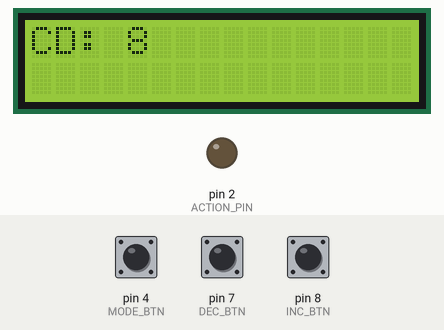
Simulated run of this sketch. Board: Arduino Uno, built with avr-gcc and run on an emulated ATmega328P. Parts: 16×2 character LCD, output pins drawn as LEDs (lit = HIGH). Inputs (shaded band) come from the test bench; at power-on: pin 4 (MODE_BTN) HIGH, pin 8 (INC_BTN) HIGH, pin 7 (DEC_BTN) HIGH.

Above: at 1.2 s.
1.3 s: pin 4 (MODE_BTN) pulsed LOW 5 times (0.12 s each, 0.3 s apart)
At 3.9 s:
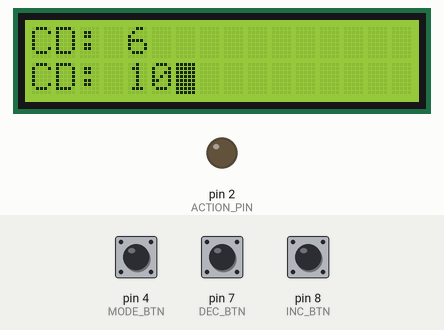
4.6 s: pin 8 (INC_BTN) pulled LOW for 1 s
At 6.9 s:
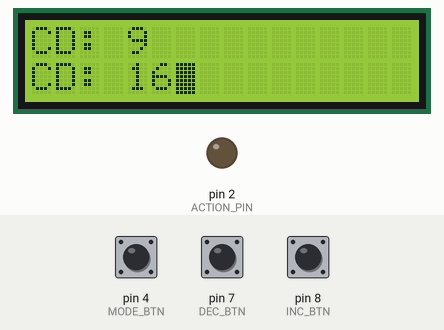
8.6 s: pin 7 (DEC_BTN) pulled LOW for 1 s
At 11.8 s:
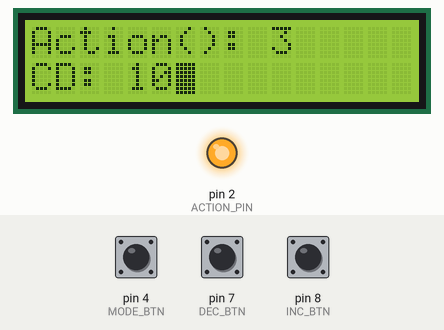
12.6 s: pin 4 (MODE_BTN) pulled LOW for 0.15 s
At 13.5 s:
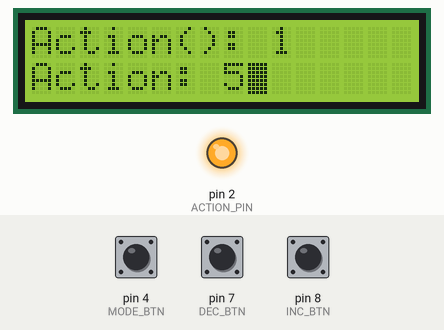
15.7 s: pin 7 (DEC_BTN) pulled LOW for 3.2 s
At 17.7 s:
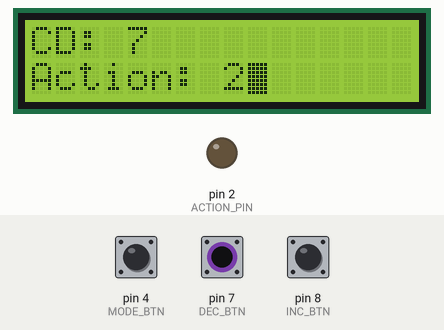
21.9 s: pin 4 (MODE_BTN) pulled LOW for 1 s
At 26.2 s:
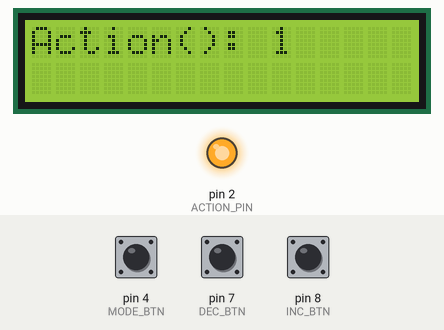
Timing chart, 0 to 26.9 s (numbered marks = the images above; inputs shaded):
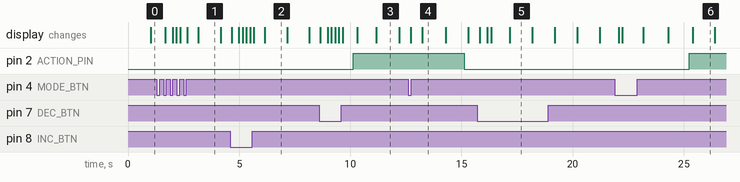

The sketch:

timer_switch.ino
```cpp
//#define DEBUG_ME 1
#include <Arduino.h>
#include <Wire.h>
#include <hd44780.h>                       // main hd44780 header
#include <hd44780ioClass/hd44780_I2Cexp.h> // i2c expander i/o class header
#include <EnableInterrupt.h>

hd44780_I2Cexp lcd; // declare lcd object: auto locate & config expander chip

// LCD geometry
const int LCD_COLS = 16;
const int LCD_ROWS = 2;

//interrupt changed variables need to be volatile
volatile unsigned long countdown = 10;
volatile unsigned long action_duration = 5;

//Modes are 1) count down 2) action count down 3) editing count down length 4) editing action length
//editing can be done at any time; there are three buttons on this device, 1 for increment, 1 for dec,
//and 1 for entering edit mode and also changing edit cd/ac.
boolean mode_cd = true;
boolean edit_mode = false;
boolean em_cd = false;
boolean em_ac = false;
boolean action_on = false;

unsigned long last_button_change = 0;
const int DEBOUNCE_INTERVAL = 150;
const int MIN_COUNTDOWN = 2; //2 second minimum for any cd/ac
const int MAX_COUNTDOWN = 32767;
const int INC_BTN = 8;
const int DEC_BTN = 7;
const int MODE_BTN = 4;
const int ACTION_PIN = 2;
//variables consigned for dealing with button inc/dec acceleration
int btn_acl = 1;
const int BTN_POLL_TIME = 1000; // poll every 1000 milliseconds
int btn_last_poll = 0;
int btn_held_sec = 0;

void setup(){
    int status;

    Serial.begin(9600);
    pinMode(MODE_BTN,INPUT_PULLUP);
    pinMode(DEC_BTN,INPUT_PULLUP);
    pinMode(INC_BTN,INPUT_PULLUP);
	pinMode(ACTION_PIN, OUTPUT);

    status = lcd.begin(LCD_COLS, LCD_ROWS);
	if(status) // non zero status means it was unsuccessful
	{
		status = -status; // convert negative status value to positive number

		// begin() failed so blink error code using the onboard LED if possible
		hd44780::fatalError(status); // does not return
	}

	enableInterrupt(4, edit_mode_func, FALLING);
    enableInterrupt(INC_BTN, inc_func, FALLING);
    enableInterrupt(DEC_BTN, dec_func, FALLING);


}

void inc_func(){
    if(!debounce()){
        return;
    }

    if(!edit_mode){
        return;
    }

    if(em_cd){
        countdown += check_limits_inc(countdown, btn_acl);
    }else if(em_ac){
        action_duration += check_limits_inc(action_duration, btn_acl);
    }
}

void dec_func(){
	if(!debounce()){
        return;
    }

    if(!edit_mode){
        return;
    }

	//Limit of 2 seconds for count down durations
    if(em_cd){
        countdown -= check_limits_dec(countdown, btn_acl);
    }else if(em_ac){
        action_duration -= check_limits_dec(action_duration, btn_acl);
    }
}

boolean debounce(){
    if(!last_button_change){
        last_button_change = millis();
    }

    if(millis() - last_button_change > DEBOUNCE_INTERVAL){
        last_button_change = millis();
        return true; // Okay, we treat this as a valid signal
    }
    return false;
}

//Enters edit mode, sets global variables to signal state
void edit_mode_func(){

    if(!debounce()){
        return;
    }

	//start by editing duration first
    if(!em_cd && !em_ac){
        em_cd = true;
    }
    else if(em_cd){
        em_cd = false;
        em_ac = true;
    }else if(em_ac){
        em_ac = false;
		//should edits be saved here?
    }

    if(em_cd || em_ac){
        edit_mode = true;
    }else{
        edit_mode = false;
    }
}

unsigned long check_limits_inc(unsigned long timer, int x){
	if(timer+x > MAX_COUNTDOWN) return 0;
	return x;
}

unsigned long check_limits_dec(unsigned long timer, int x){
	if((int)timer-x < MIN_COUNTDOWN) return 0;
	return x;
}

void button_acceleration(){

	if(!edit_mode){
		return;
	}

	//This is necessary to ensure that a button that was just pressed and inc/dec through an interrupt
	//is not inc/dec again. Here the debounce interval is used to wait at least this amount of time
	//before registering the button again.
	if(millis() - last_button_change <= DEBOUNCE_INTERVAL){
		return;
	}

	//Here I have reversed the logic because when activated due to pullup resistors
	//a pin will register as a LOW
	int inc_pin = !digitalRead(INC_BTN);
	int dec_pin = !digitalRead(DEC_BTN);


	if(inc_pin || dec_pin){

		if(em_cd){
			if(inc_pin){
				countdown += check_limits_inc(countdown, btn_acl);
			}
			else if(dec_pin){
				countdown -= check_limits_dec(countdown, btn_acl);
			}
		}
		else if(em_ac){
			if(inc_pin){
				action_duration += check_limits_inc(action_duration, btn_acl);
			}
			else if(dec_pin){
				action_duration -= check_limits_dec(action_duration, btn_acl);
			}
		}

		//increase acceleration after 5 seconds, max at 30 sec
		btn_held_sec++;

		if(!(btn_held_sec % 30)){
			Serial.print(btn_held_sec);
			if(btn_acl < 1000){
				btn_acl=1000;
			}
		}
		else if(!(btn_held_sec % 5)){
			if(btn_acl < 100) {
				btn_acl*=10;
			}
		}
	}
	else{
		btn_acl = 1;
		btn_held_sec = 0;
	}
}

//updates lcd screen. checks to see if count down or action is taking place. simultaneously allows
//editing of duration.
void loop(){
    unsigned long time_st, time_cr, time_delta;
    String msg;

    while(true){

		#ifdef DEBUG_ME
			Serial.setTimeout(1000);
			String input = Serial.readString();
			if(input == "i"){
				inc_func();
				}else if(input == "o"){
				dec_func();
				}else if(input == "p"){
				edit_mode_func();
			}

			Serial.println("edit_mode: " + String(edit_mode) + " em_cd " + String(em_cd) + " em_ac" + String(em_ac));

			if(mode_cd){
				Serial.println("countdown: "+ String((countdown*1000 - time_delta) / 1000) + "/" + String(countdown));
			}
			else{
				Serial.println("action: " + String( (action_duration*1000 - time_delta) / 1000) + "/" + String(action_duration));
			}
		#endif


        if(mode_cd){
            time_cr = millis();
            time_delta = time_cr - time_st;
            if(time_delta >= countdown*1000){
                mode_cd = false;
                time_st = millis();
            }
            else{
                msg = String("CD: ") + String((countdown*1000 - time_delta) / 1000);
                lcd.clear();
				lcd_write(msg, 0);

            }
        }

        if(!mode_cd){
            time_cr = millis();
            time_delta = time_cr - time_st;
            if(!action_on){
                action();
                action_on = true;
            }else{
                if(time_delta >= action_duration * 1000){
                    action_off();
                    action_on = false;
                    time_st = millis();
                    mode_cd = true;
                }else{
                    msg = String("Action(): " + String( (action_duration * 1000 - time_delta) / 1000));
                    lcd.clear();
					lcd_write(msg, 0);
                }
            }
        }

        if(edit_mode){
            if(em_cd){
                msg = String("CD: ") + String(countdown);
            }else{
                msg = String("Action: " + String(action_duration));
            }
            lcd_write(msg, 1);
            lcd.blink();
        }else{
            lcd.noBlink();
        }

		button_acceleration();
        delay(150);
    }
}

void lcd_write(String msg, int row){
    lcd.setCursor(0,row);
    lcd.print(msg);
}
void action(){
	digitalWrite(ACTION_PIN,1);
}

void action_off(){
	digitalWrite(ACTION_PIN,0);
}
```

Measured:
- after the input at 1.3 s, the display: first changes after 0.38 s (image 1 shows a later state)
- after the input at 8.6 s, pin 2 (ACTION_PIN): LOW → HIGH after 1.5 s
- after the input at 12.6 s, the display: first changes after 0.12 s (image 4 shows a later state)
- after the input at 21.9 s, the display: first changes after 0.16 s (image 6 shows a later state)
- what the display in image 1 shows lasts 1.0 s, from 3.2 s to 4.2 s
